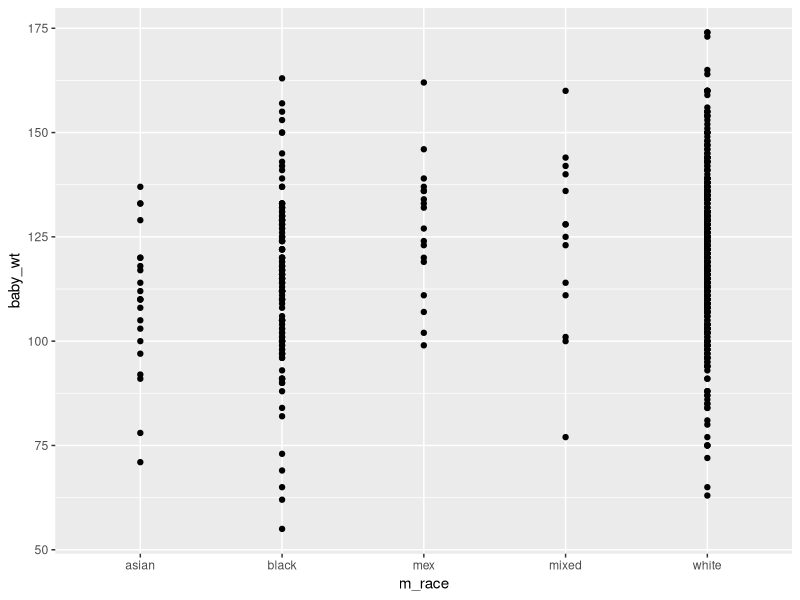

Write R code to recreate this figure. (Note: this script raises an error after producing the figure.)
### MT5762 Assignment 2 - Rubric of Ruin

## Install/library required packages
install.packages("tidyverse")
install.packages("randomForest")
install.packages("mice")
install.packages("ggplot2")
library(tidyverse)
library(dplyr)
library(mice)
library(randomForest)
library(ggplot2)

## Import data 
babies <- readxl::read_xlsx("Original Data.xlsx")

## Clean data
clean_babies <- babies %>%
  select(-id, -pluralty, -outcome, -date, -sex) %>%
  rename(baby_wt = wt...7, previous_preg = parity, m_race = race, m_age = age,
         m_edu = ed, m_ht = ht, m_wt = wt...13, d_race = drace, d_age = dage, d_edu = ded,
         d_ht = dht, d_wt = dwt, income = inc, smoke_time = time, cig_number = number)

## Handling missing values
# Firstly Convert the missing value in each variable (9/99/999) to NA.
clean_babies$gestation[clean_babies$gestation == 999] = NA
clean_babies$m_race[clean_babies$m_race > 9] = NA
clean_babies$d_race[clean_babies$d_race > 9] = NA
clean_babies$m_age[clean_babies$m_age == 99] = NA
clean_babies$d_age[clean_babies$d_age == 99] = NA
clean_babies$m_edu[clean_babies$m_edu > 5] = NA
clean_babies$d_edu[clean_babies$d_edu > 5] = NA
clean_babies$m_ht[clean_babies$m_ht == 99] = NA
clean_babies$d_ht[clean_babies$d_ht == 99] = NA
clean_babies$m_wt[clean_babies$m_wt == 999] = NA
clean_babies$d_wt[clean_babies$d_wt == 999] = NA
clean_babies$income[clean_babies$income > 9] = NA
clean_babies$smoke[clean_babies$smoke == 9] = NA
clean_babies$smoke_time[clean_babies$smoke_time > 8] = NA
clean_babies$cig_number[clean_babies$cig_number > 8] = NA
clean_babies$marital[clean_babies$marital == 0] = NA

# Count the number of NA in each column
na_flag <- apply(is.na(clean_babies), 2, sum)
# Check which columns contain NA and which do not
na_col = na_flag[na_flag > 0] %>% names()
full_col = setdiff(names(clean_babies), na_col)
# Gets all rows that contain NA
na_df = clean_babies[!complete.cases(clean_babies),]
# Gets all rows that do not contain NA
full_df = na.omit(clean_babies)
# Reorder the variables
clean_babies <- clean_babies[,c(na_col,full_col)]

##--------------first method: fill the missing value-----------------------------##
# Fill in the missing value with mice interpolation based on random forest model
#miceMod <- mice(clean_babies[, !names(clean_babies) %in% "baby"], method="rf") 
# Generate complete data
#babies_data <- complete(miceMod)  
# Check for missing values in the dataset
#anyNA(babies_data)

##-------------second method: delete the missing value----------------------------##
babies_data <- na.omit(clean_babies)

# Check for missing values in the dataset
anyNA(babies_data)


## Redefine some factor variables(divided by group) to creat dummy variables
# mother's race
babies_data$m_race[babies_data$m_race < 6] = "white"
babies_data$m_race[babies_data$m_race == 6] = "mex"
babies_data$m_race[babies_data$m_race == 7] = "black"
babies_data$m_race[babies_data$m_race == 8] = "asian"
babies_data$m_race[babies_data$m_race == 9] = "mixed"
# father's race
babies_data$d_race[babies_data$d_race < 6] = "white"
babies_data$d_race[babies_data$d_race == 6] = "mex"
babies_data$d_race[babies_data$d_race == 7] = "black"
babies_data$d_race[babies_data$d_race == 8] = "asian"
babies_data$d_race[babies_data$d_race == 9] = "mixed"

# mother's education
babies_data$m_edu[babies_data$m_edu == 0] = "less than 8th"
babies_data$m_edu[babies_data$m_edu == 1] = "8th-12th"
babies_data$m_edu[babies_data$m_edu == 2] = "HS"
babies_data$m_edu[babies_data$m_edu == 3] = "HS+trade"
babies_data$m_edu[babies_data$m_edu == 4] = "HS+college"
babies_data$m_edu[babies_data$m_edu == 5] = "College graduate"
# father's education
babies_data$d_edu[babies_data$d_edu == 0] = "less than 8th"
babies_data$d_edu[babies_data$d_edu == 1] = "8th-12th"
babies_data$d_edu[babies_data$d_edu == 2] = "HS"
babies_data$d_edu[babies_data$d_edu == 3] = "HS+trade"
babies_data$d_edu[babies_data$d_edu == 4] = "HS+college"
babies_data$d_edu[babies_data$d_edu == 5] = "College graduate"

# marital
babies_data$marital[babies_data$marital == 1] = "married"
babies_data$marital[babies_data$marital == 2] = "legally separated"
babies_data$marital[babies_data$marital == 3] = "divorced"
babies_data$marital[babies_data$marital == 4] = "widowed"
babies_data$marital[babies_data$marital == 5] = "never married"

# smoke
babies_data$smoke[babies_data$smoke == 0] = "never"
babies_data$smoke[babies_data$smoke == 1] = "smokes now"
babies_data$smoke[babies_data$smoke == 2] = "until current pregnancy"
babies_data$smoke[babies_data$smoke == 3] = "once did not now"

# smoke_time (If mother quit, how long ago?)
babies_data$smoke_time[babies_data$smoke_time == 0] = "never smoked"
babies_data$smoke_time[babies_data$smoke_time == 1] = "still smokes"
babies_data$smoke_time[babies_data$smoke_time == 2] = "during current preg"
babies_data$smoke_time[babies_data$smoke_time == 3] = "within 1 yr"
babies_data$smoke_time[babies_data$smoke_time == 4] = "1 to 2 years ago"
babies_data$smoke_time[babies_data$smoke_time == 5] = "2 to 3 yr ago"
babies_data$smoke_time[babies_data$smoke_time == 6] = "3 to 4 yrs ago"
babies_data$smoke_time[babies_data$smoke_time == 7] = "5 to 9yrs ago"
babies_data$smoke_time[babies_data$smoke_time == 8] = "10+yrs ago"

# cig_number
babies_data$cig_number[babies_data$cig_number == 0] = "0"
babies_data$cig_number[babies_data$cig_number == 1] = "1-4"
babies_data$cig_number[babies_data$cig_number == 2] = "5-9"
babies_data$cig_number[babies_data$cig_number == 3] = "10-14"
babies_data$cig_number[babies_data$cig_number == 4] = "15-19"
babies_data$cig_number[babies_data$cig_number == 5] = "20-29"
babies_data$cig_number[babies_data$cig_number == 6] = "30-39"
babies_data$cig_number[babies_data$cig_number == 7] = "40-60"
babies_data$cig_number[babies_data$cig_number == 8] = "60+"

#income
?????


##  Explore data 
# relationship: baby weight and gestation
ggplot(babies_data,aes(gestation,baby_wt))+
  geom_point()+
  geom_smooth(method = "lm")
# Calculate the correlation coefficient and test whether the correlation is significant
bbwt_gestation <-cor.test(babies_data$gestation,babies_data$baby_wt)

# relationship: baby weight and m_race
ggplot(babies_data,aes(m_race,baby_wt))+
  geom_point()+
  geom_smooth(method = "lm")
# Calculate the correlation coefficient and test whether the correlation is significant
bbwt_m_race <-cor.test(babies_data$m_race,babies_data$baby_wt) 

# relationship: baby weight and m_age
ggplot(babies_data,aes(m_age,baby_wt))+
  geom_point()+
  geom_smooth(method = "lm")
# Calculate the correlation coefficient and test whether the correlation is significant
bbwt_m_age <-cor.test(babies_data$m_age,babies_data$baby_wt) 

# relationship: baby weight and m_edu
ggplot(babies_data,aes(m_edu,baby_wt))+
  geom_point()+
  geom_smooth(method = "lm")
# Calculate the correlation coefficient and test whether the correlation is significant
bbwt_m_edu <-cor.test(babies_data$m_edu,babies_data$baby_wt) 

# relationship: baby weight and m_ht
ggplot(babies_data,aes(m_ht,baby_wt))+
  geom_point()+
  geom_smooth(method = "lm")
# Calculate the correlation coefficient and test whether the correlation is significant
bbwt_m_ht <-cor.test(babies_data$m_ht,babies_data$baby_wt) 

# relationship: baby weight and m_wt
ggplot(babies_data,aes(m_wt,baby_wt))+
  geom_point()+
  geom_smooth(method = "lm")
# Calculate the correlation coefficient and test whether the correlation is significant
bbwt_m_wt <-cor.test(babies_data$m_wt,babies_data$baby_wt) 

# relationship: baby weight and d_race
ggplot(babies_data,aes(d_race,baby_wt))+
  geom_point()+
  geom_smooth(method = "lm")
# Calculate the correlation coefficient and test whether the correlation is significant
bbwt_d_race <-cor.test(babies_data$d_race,babies_data$baby_wt) 

# relationship: baby weight and d_age
ggplot(babies_data,aes(d_age,baby_wt))+
  geom_point()+
  geom_smooth(method = "lm")
# Calculate the correlation coefficient and test whether the correlation is significant
bbwt_d_age <-cor.test(babies_data$d_age,babies_data$baby_wt) 

# relationship: baby weight and d_edu
ggplot(babies_data,aes(d_edu,baby_wt))+
  geom_point()+
  geom_smooth(method = "lm")
# Calculate the correlation coefficient and test whether the correlation is significant
bbwt_d_edu <-cor.test(babies_data$d_edu,babies_data$baby_wt) 

# relationship: baby weight and d_ht
ggplot(babies_data,aes(d_ht,baby_wt))+
  geom_point()+
  geom_smooth(method = "lm")
# Calculate the correlation coefficient and test whether the correlation is significant
bbwt_d_ht <-cor.test(babies_data$d_ht,babies_data$baby_wt) 

# relationship: baby weight and d_wt
ggplot(babies_data,aes(d_wt,baby_wt))+
  geom_point()+
  geom_smooth(method = "lm")
# Calculate the correlation coefficient and test whether the correlation is significant
bbwt_d_wt <-cor.test(babies_data$d_wt,babies_data$baby_wt) 

# relationship: baby weight and income
ggplot(babies_data,aes(income,baby_wt))+
  geom_point()+
  geom_smooth(method = "lm")
# Calculate the correlation coefficient and test whether the correlation is significant
bbwt_income <- cor.test(babies_data$income,babies_data$baby_wt) 

# relationship: baby weight and smoke
bbwt_smoke <- babies_data %>%
  group_by(smoke) %>%
  summarise(bbwt_mean = mean(baby_wt, na.rm = TRUE))
bbwt_smoke <- kruskal.test(babies_data$baby_wt~babies_data$smoke,data=babies_data)

# relationship: baby weight and smoke_time
bbwt_smoke_time <- babies_data %>%
  group_by(smoke_time) %>%
  summarise(bbwt_mean = mean(baby_wt, na.rm = TRUE))
bbwt_smoke_time <- kruskal.test(babies_data$baby_wt~babies_data$smoke_time,data=babies_data)

# relationship: baby weight and cig_number
ggplot(babies_data,aes(cig_number,baby_wt))+
  geom_point()+
  geom_smooth(method = "lm")
# Calculate the correlation coefficient and test whether the correlation is significant
bbwt_cig_number <-cor.test(babies_data$cig_number,babies_data$baby_wt) 

# relationship: baby weight and previous_preg
ggplot(babies_data,aes(previous_preg,baby_wt))+
  geom_point()+
  geom_smooth(method = "lm")
# Calculate the correlation coefficient and test whether the correlation is significant
bbwt_previous_preg <-cor.test(babies_data$previous_preg,babies_data$baby_wt) 

# relationship: baby weight and marital
bbwt_marital <- babies_data %>%
  group_by(marital) %>%
  summarise(bbwt_mean = mean(baby_wt, na.rm = TRUE))
bbwt_marital <- kruskal.test(babies_data$baby_wt~babies_data$marital,data=babies_data)


